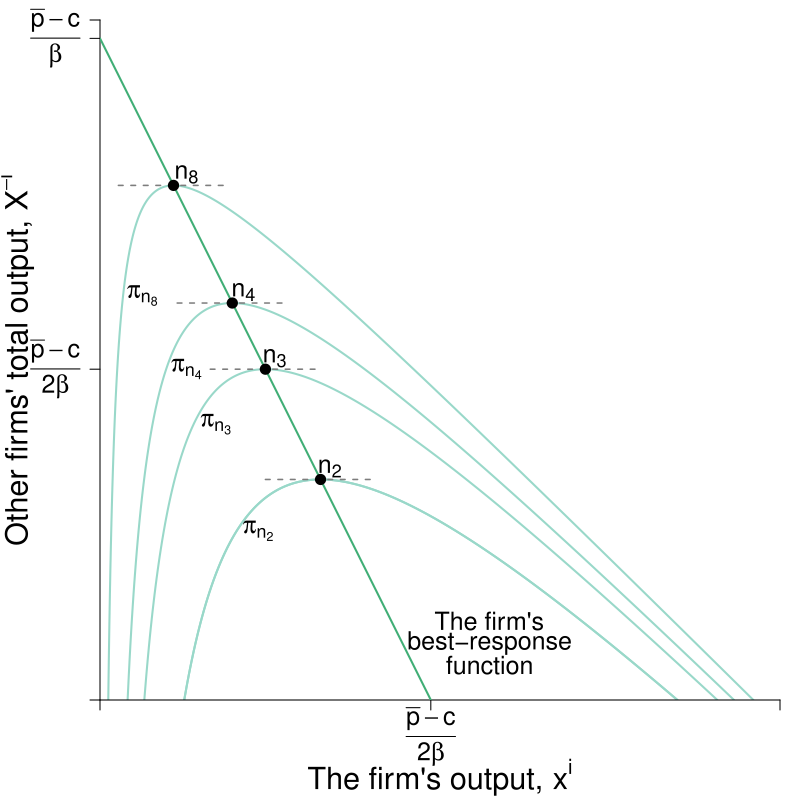

This figure's R source:
## require(shape)
pdf(file = "competitionmarkets/cournot_brfs_oligopoly_profits.pdf", width = 8, height = 8)

#Set parameters for graphics
pointsize <- 1.8
axislabelsize <- 1.8
labelsize <- 1.5
namesize <- 1.8
annotatesize <- 1.3
graphlinewidth <- 2
segmentlinewidth <- 1.5

COL <- c("#7fc97f", "#beaed4", "#fdc086", "#ffff99", "#386cb0", "#f0027f", "#bf5b17", "#666666")
COLA <- c("#e0f3db", "#99d8c9","#66c2a4","#41ae76", "#238b45", "#005824")
COLB <- c("#c6dbef", "#4eb3d3", "#2b8cbe", "#0868ac","#084081")
par(mar =  c(5, 5, 1, 1))

piA <- function(xa, xb, s = 0.5, pmax = 20, c1 = 2) {
  (pmax - s*xb)*xa - s*(xa)^2 - c1*xa
}

piB <- function(xa, xb, s = 0.5, pmax = 20, c1 = 2) {
  (pmax - s*xa)*xb - s*(xb)^2 - c1*xb
}

brfB <- function(xa, s = 0.5, pmax = 20, c1 = 2) {
  (pmax - c1)/(2*s) - (1/2)*xa
}

brfA <- function(xa, s = 0.5, pmax = 20, c1 = 2) {
  (pmax - c1)/s - 2*xa
}

ProfitI <- function(n, s = 0.5, pmax = 20, c1 = 2) {
  (1/(n+1)^2)*(pmax - c1)^2/(s)
}

outputI <- function(n, s = 0.5, pmax = 20, c1 = 2) {
  (1/(n + 1))*(pmax - c1)/(s)
}


xlims <- c(0, 37)
ylims <- c(0, 37)

npts <- 501 
x <- seq(xlims[1], xlims[2], length.out = npts)
y <- seq(ylims[1], ylims[2], length.out = npts) 
a <- c(ProfitI(n = 2), ProfitI(n = 2), ProfitI(n = 3), ProfitI(n = 4), ProfitI(n = 8))

plot(0, 0, xlim = xlims, ylim = ylims, type = "n",
     xlab = expression(paste("")),
     ylab = expression(paste("")), 
     xaxt = "n", 
     yaxt = "n", 
     cex.lab = axislabelsize, 
     bty = "n",
     xaxs="i", 
     yaxs="i")

# ticksy <- seq(from = 0, to = ylims[2], by = 2)
# ylabels <- seq(from = 0, to = ylims[2], by = 2)
# ticksx <- seq(from = 0, to = xlims[2], by = 2)
# xlabels <- seq(from = 0, to = xlims[2], by = 2)
ticksy <- c(0,  18, 36, ylims[2])
ylabels <- c(NA, expression(paste( frac(bar(p) - c,2*beta) )), expression(paste( frac(bar(p) - c,beta) )), NA)
ticksx <- c(0,  18, xlims[2])
xlabels <- c(NA,  expression(paste(frac(bar(p) - c,2*beta))),  NA)

contour(x, y,
        outer(x, y, piA),
        #labels = c("v1", "v2", "v3"),
        drawlabels = FALSE,
        col = COLA[2],
        #xlab = expression(paste("A's Apples, ", x)),
        #ylab = expression(paste("A's Oranges, ", y)),
        #cex.lab = axislabelsize,
        lwd = graphlinewidth,
        levels = a,
        xaxs="i",
        yaxs="i",
        add = TRUE)


axis(1, at = ticksx, pos = 0, labels = FALSE, cex.axis = labelsize)

text(x = c(0, 18, 36, xlims[2]), par("usr")[3] - 0.4, labels = xlabels, srt = 0, pos = 1, xpd = TRUE, cex = labelsize)

axis(2, at = ticksy, pos = 0, labels = ylabels, las = 1, cex.axis = labelsize)

npts <- 500 
xx1 <- seq(xlims[1], xlims[2], length.out = npts)

lines(xx1, brfA(xx1, s = 0.5, pmax = 20, c1 = 2), col = COLA[4], lwd = graphlinewidth)
## lines(xx1, brfB(xx1, s = 0.5, pmax = 20, c1 = 2), col = COLB[4], lwd = graphlinewidth)

## segments(0, 12, 12, 12, lty = 2, col = "gray" , lwd = segmentlinewidth)
# segments(12, 0, 12, 12, lty = 2, col = "gray" , lwd = segmentlinewidth)
# segments(0, 0, 36, 36, lty = 2, col = COLB[3] , lwd = graphlinewidth)
# segments(0, 0, 18, 36, lty = 2, col = COLB[3] , lwd = graphlinewidth)
# segments(0, 0, 12, 36, lty = 2, col = COLB[3] , lwd = graphlinewidth)

segments(4 - 3, brfA(x = 4), 4 + 3, brfA(x = 4), lty = 2, col = Grays[20] , lwd = segmentlinewidth)
segments(7.2 - 3, brfA(x = 7.2), 7.2 + 3, brfA(x = 7.2), lty = 2, col = Grays[20] , lwd = segmentlinewidth)

segments(9 - 3, brfA(x = 9), 9 + 3, brfA(x = 9), lty = 2, col = Grays[20] , lwd = segmentlinewidth)

segments(12 - 3, brfA(x = 12), 12 + 3, brfA(x = 12), lty = 2, col = Grays[20] , lwd = segmentlinewidth)

## segments(0, 0, 7, 35, lty = 2, col = COLB[3] , lwd = graphlinewidth)
#mtext(expression(paste("A's output, ", x^A)), side=1, line = 2.5, cex = axislabelsize)
text(0.5*(xlims[2]), -4.2, expression(paste("The firm's output, ", x^i)), xpd = TRUE, cex = axislabelsize) 
text(-4.6, 0.5*ylims[2], expression(paste("Other firms' total output, ", X^{-i})), xpd = TRUE, cex = axislabelsize, srt = 90) 


#Label point i. 
points(12, 12, pch = 16, col = "black", cex = 1.5)
text(12.5, 12.6, expression(paste(n[2])), cex = labelsize)

points(9, 18, pch = 16, col = "black", cex = 1.5)
text(9.5, 18.6, expression(paste(n[3])), cex = labelsize)

points(7.2, 21.6, pch = 16, col = "black", cex = 1.5)
text(7.8, 22.2, expression(paste(n[4])), cex = labelsize)

points(4, 28, pch = 16, col = "black", cex = 1.5)
text(4.7, 28.6, expression(paste(n[8])), cex = labelsize)

text(2.3, 22, expression(paste(pi[n[8]])), cex = labelsize)
text(4.7, 18, expression(paste(pi[n[4]])), cex = labelsize)
text(6.3, 15, expression(paste(pi[n[3]])), cex = labelsize)
text(8.6, 9.2, expression(paste(pi[n[2]])), cex = labelsize)

#A's brf
text(21.2, 4.3, expression(paste("The firm's")), cex = labelsize)
text(21.2, 3.1, expression(paste("best-response")), cex = labelsize)
text(21.2, 1.9, expression(paste("function")), cex = labelsize)
## text(6, 32.75, expression(paste("function")))
## Arrows(6, 32, 6, 26, col = "black", lty = 1, lwd = 2, arr.type = "triangle", arr.lwd = 0.5)



dev.off()
